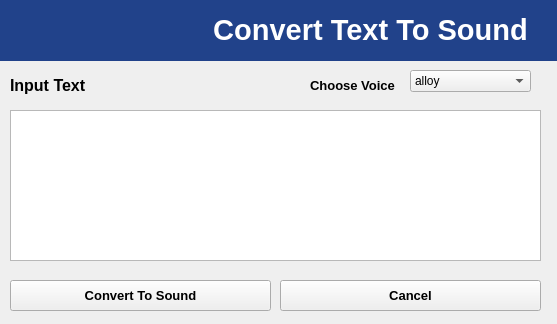
<?xml version="1.0" encoding="UTF-8"?>
<ui version="4.0">
 <class>Form</class>
 <widget class="QWidget" name="Form">
  <property name="geometry">
   <rect>
    <x>0</x>
    <y>0</y>
    <width>557</width>
    <height>324</height>
   </rect>
  </property>
  <property name="windowTitle">
   <string>Form</string>
  </property>
  <widget class="QLabel" name="label">
   <property name="geometry">
    <rect>
     <x>180</x>
     <y>0</y>
     <width>381</width>
     <height>61</height>
    </rect>
   </property>
   <property name="styleSheet">
    <string notr="true">background-color: rgb(33, 66, 138);
color: rgb(255, 255, 255);</string>
   </property>
   <property name="text">
    <string>&lt;html&gt;&lt;head/&gt;&lt;body&gt;&lt;p align=&quot;center&quot;&gt;&lt;span style=&quot; font-size:22pt; font-weight:600;&quot;&gt;Convert Text To Sound&lt;/span&gt;&lt;/p&gt;&lt;/body&gt;&lt;/html&gt;</string>
   </property>
  </widget>
  <widget class="QTextEdit" name="inputTextEdit">
   <property name="geometry">
    <rect>
     <x>10</x>
     <y>110</y>
     <width>531</width>
     <height>151</height>
    </rect>
   </property>
  </widget>
  <widget class="QLabel" name="label_2">
   <property name="geometry">
    <rect>
     <x>10</x>
     <y>70</y>
     <width>111</width>
     <height>31</height>
    </rect>
   </property>
   <property name="text">
    <string>&lt;html&gt;&lt;head/&gt;&lt;body&gt;&lt;p&gt;&lt;span style=&quot; font-size:12pt; font-weight:600;&quot;&gt;Input Text&lt;/span&gt;&lt;/p&gt;&lt;/body&gt;&lt;/html&gt;</string>
   </property>
  </widget>
  <widget class="QPushButton" name="btn_convert">
   <property name="geometry">
    <rect>
     <x>10</x>
     <y>280</y>
     <width>261</width>
     <height>31</height>
    </rect>
   </property>
   <property name="font">
    <font>
     <pointsize>10</pointsize>
     <weight>75</weight>
     <bold>true</bold>
    </font>
   </property>
   <property name="text">
    <string>Convert To Sound</string>
   </property>
  </widget>
  <widget class="QPushButton" name="btn_cancel">
   <property name="geometry">
    <rect>
     <x>280</x>
     <y>280</y>
     <width>261</width>
     <height>31</height>
    </rect>
   </property>
   <property name="font">
    <font>
     <pointsize>10</pointsize>
     <weight>75</weight>
     <bold>true</bold>
    </font>
   </property>
   <property name="text">
    <string>Cancel</string>
   </property>
  </widget>
  <widget class="QComboBox" name="combo_voice">
   <property name="geometry">
    <rect>
     <x>410</x>
     <y>70</y>
     <width>121</width>
     <height>22</height>
    </rect>
   </property>
   <item>
    <property name="text">
     <string>alloy</string>
    </property>
   </item>
   <item>
    <property name="text">
     <string>echo</string>
    </property>
   </item>
   <item>
    <property name="text">
     <string>fable</string>
    </property>
   </item>
   <item>
    <property name="text">
     <string>onyx</string>
    </property>
   </item>
   <item>
    <property name="text">
     <string>nova</string>
    </property>
   </item>
  </widget>
  <widget class="QLabel" name="label_3">
   <property name="geometry">
    <rect>
     <x>310</x>
     <y>70</y>
     <width>101</width>
     <height>31</height>
    </rect>
   </property>
   <property name="text">
    <string>&lt;html&gt;&lt;head/&gt;&lt;body&gt;&lt;p&gt;&lt;span style=&quot; font-size:10pt; font-weight:600;&quot;&gt;Choose Voice&lt;/span&gt;&lt;/p&gt;&lt;/body&gt;&lt;/html&gt;</string>
   </property>
  </widget>
  <widget class="QLabel" name="label_4">
   <property name="geometry">
    <rect>
     <x>10</x>
     <y>10</y>
     <width>41</width>
     <height>41</height>
    </rect>
   </property>
   <property name="styleSheet">
    <string notr="true">background-color: rgb(33, 66, 138);
color: rgb(255, 255, 255);</string>
   </property>
   <property name="text">
    <string/>
   </property>
   <property name="pixmap">
    <pixmap>img/text.png</pixmap>
   </property>
   <property name="scaledContents">
    <bool>true</bool>
   </property>
  </widget>
  <widget class="QLabel" name="label_5">
   <property name="geometry">
    <rect>
     <x>130</x>
     <y>10</y>
     <width>41</width>
     <height>41</height>
    </rect>
   </property>
   <property name="styleSheet">
    <string notr="true">background-color: rgb(33, 66, 138);
color: rgb(255, 255, 255);</string>
   </property>
   <property name="text">
    <string/>
   </property>
   <property name="pixmap">
    <pixmap>img/sound.png</pixmap>
   </property>
   <property name="scaledContents">
    <bool>true</bool>
   </property>
  </widget>
  <widget class="QLabel" name="label_6">
   <property name="geometry">
    <rect>
     <x>70</x>
     <y>10</y>
     <width>41</width>
     <height>41</height>
    </rect>
   </property>
   <property name="styleSheet">
    <string notr="true">background-color: rgb(33, 66, 138);
color: rgb(255, 255, 255);</string>
   </property>
   <property name="text">
    <string/>
   </property>
   <property name="pixmap">
    <pixmap>img/arrow.png</pixmap>
   </property>
   <property name="scaledContents">
    <bool>true</bool>
   </property>
  </widget>
  <widget class="QLabel" name="label_7">
   <property name="geometry">
    <rect>
     <x>0</x>
     <y>0</y>
     <width>191</width>
     <height>61</height>
    </rect>
   </property>
   <property name="styleSheet">
    <string notr="true">background-color: rgb(33, 66, 138);
color: rgb(255, 255, 255);</string>
   </property>
   <property name="text">
    <string>&lt;html&gt;&lt;head/&gt;&lt;body&gt;&lt;p align=&quot;center&quot;&gt;&lt;br/&gt;&lt;/p&gt;&lt;/body&gt;&lt;/html&gt;</string>
   </property>
  </widget>
  <zorder>label_7</zorder>
  <zorder>label</zorder>
  <zorder>inputTextEdit</zorder>
  <zorder>label_2</zorder>
  <zorder>btn_convert</zorder>
  <zorder>btn_cancel</zorder>
  <zorder>combo_voice</zorder>
  <zorder>label_3</zorder>
  <zorder>label_4</zorder>
  <zorder>label_5</zorder>
  <zorder>label_6</zorder>
 </widget>
 <resources/>
 <connections/>
</ui>
